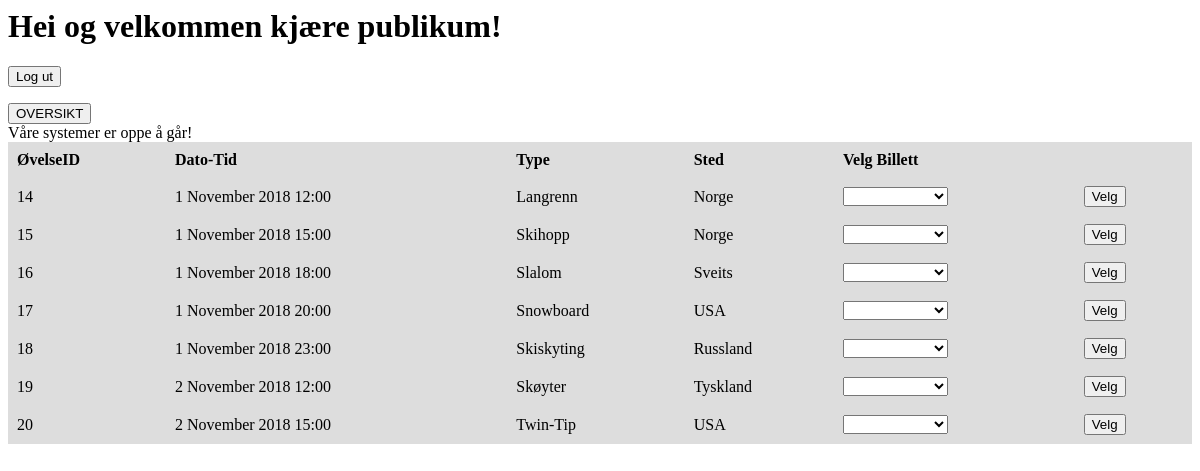
The page /vanligbrukere.php (signed in) on the database its author committed.
### vanligbrukere.php (the view, shortened to what this page needs)
<head>
    <link rel="stylesheet" href="design.css" type="text/css">
</head>
<h1>Hei og velkommen kjære publikum!</h1>
<form method="post" action="">
    <input type="submit" name="logut" value="Log ut"> </input>
</form>
<a href="oversiktforpub.php"><button>OVERSIKT</button></a><br/>
<?php
include ('Hondterer.php');
$h3 = new Hondterer();
$h3->tilkobligTest();
$sql = "SELECT * FROM øvelse;";
$resultat = mysqli_query($h3->getConn(),$sql);
echo ' <table class="spess">
 <tr class="spess">
    <th class="spess">ØvelseID</th>
    <th class="spess">Dato-Tid</th>
    <th class="spess">Type</th>
    <th class="spess">Sted</th>
    <th class="spess">Velg Billett</th>
    <th class="spess"></th>
 </tr>';
while($row = mysqli_fetch_assoc($resultat)) {
    echo '<form method="post" action="">';
    echo '<tr class="spess">';
    foreach ($row as $kolonnenavn => $kolonneverdi) {
        echo "<td class=\"spess\">$kolonneverdi<input size='40' type='hidden' value='". $kolonneverdi." ' name='".$kolonnenavn."' readonly></td>";
    }
    echo '<td class="spess"><select name="ticket">
                <option> </option>
                <option>Standardbilett</option>
                <option>Silverbilett</option>
                <option>Gullbilett</option>
                <option>Diamondbilett</option>
                <option>Supremebilett</option>
                <option>VIP</option>
                </select></td>';
    echo '<td class="spess"><button value="Velg" name="Velg">Velg</button></a></td> ';
    echo '</tr>';
    echo '</form>';
}
echo '</table>';
?>

### Hondterer.php (shortened to what this page needs)
<?php
class Hondterer{
    public $conn;
    public function tilkobligTest(){
        $this->conn = mysqli_connect("localhost", "root", "", "vm_ski");
        if (!$this->conn) {
            die("Connection failed: " . mysqli_connect_error());
        }else {
            echo "Våre systemer er oppe å går!<br/>";
            mysqli_set_charset($this->conn, "utf8");
        }
    }
    public function getConn(){
        return $this->conn;
    }
}

### design.css (style rules this page uses)
table { border-collapse: collapse; }
td, th { border: 1px solid #dddddd; text-align: left; padding: 8px; }
table.spess { border-collapse: collapse; width: 100%; }
td.spess, th.spess { border: 1px solid #dddddd; text-align: left; padding: 8px; background-color: #dddddd; }

### rows shown on the page
øvelse: ØvelseID "14", value "1 November 2018 12:00", Type "Langrenn", Sted "Norge"
øvelse: ØvelseID "15", value "1 November 2018 15:00", Type "Skihopp", Sted "Norge"
øvelse: ØvelseID "16", value "1 November 2018 18:00", Type "Slalom", Sted "Sveits"
øvelse: ØvelseID "17", value "1 November 2018 20:00", Type "Snowboard", Sted "USA"
øvelse: ØvelseID "18", value "1 November 2018 23:00", Type "Skiskyting", Sted "Russland"
øvelse: ØvelseID "19", value "2 November 2018 12:00", Type "Skøyter", Sted "Tyskland"
øvelse: ØvelseID "20", value "2 November 2018 15:00", Type "Twin-Tip", Sted "USA"
